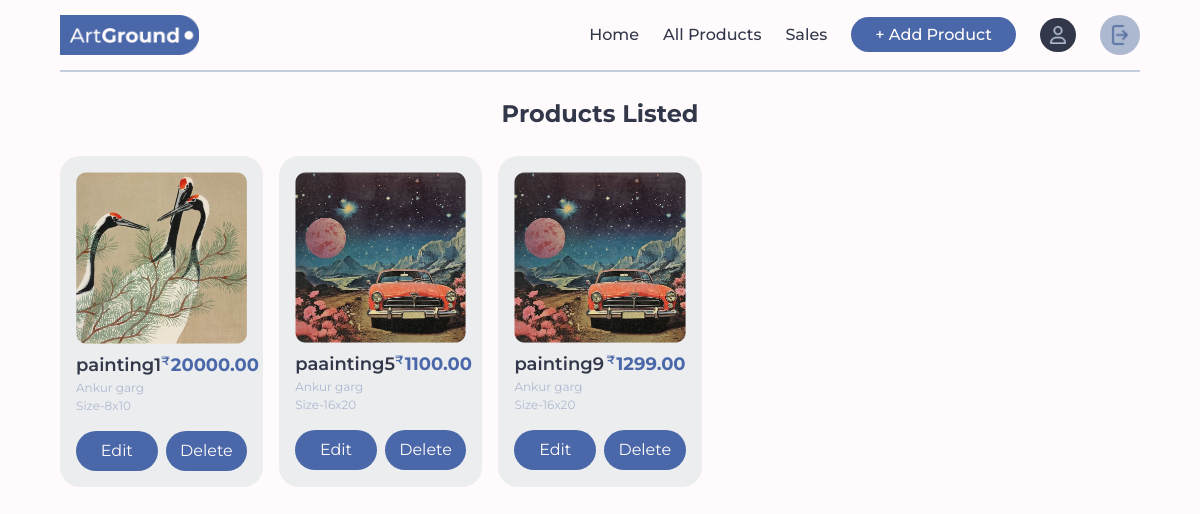
Page /seller/home/allProducts (signed in) on the earlier database version.
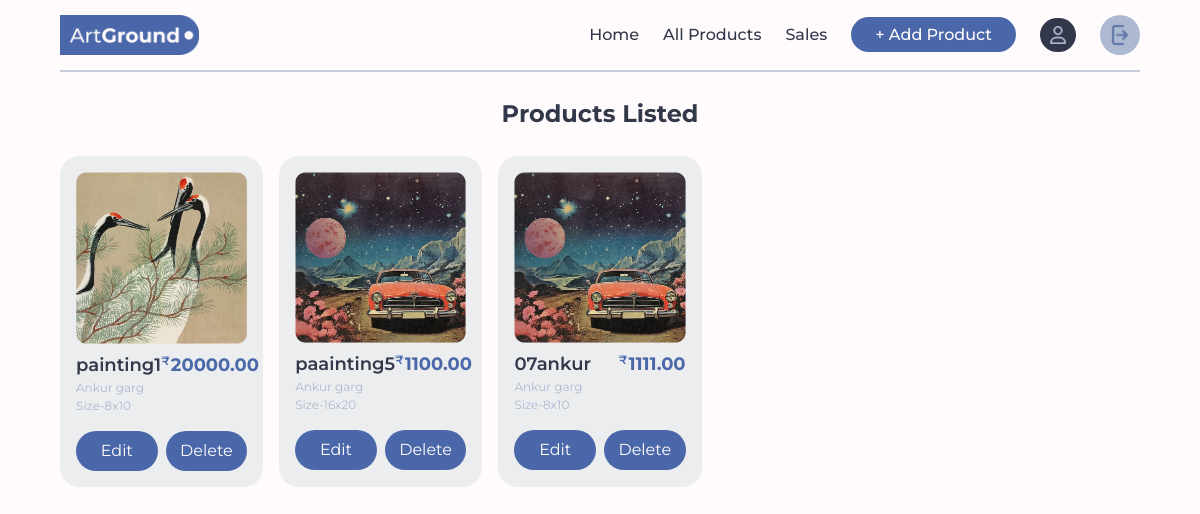
Same page on the later database version.
### Seller/models.py (models this page shows, shortened)
class Product(models.Model):
    CATEGORY_CHOICES = [
        ('oil', 'Oil painting'),
        ('acrylic', 'Acrylic painting'),
        ('water', 'water painting'),
        ('pastel', 'pastel painting'),
        ('spray', 'spray painting'),
        ('other', 'other painting')
    ]
    SIZE_CHOICES = [
        ('4x8', '4 x 8 inches (10.16 x 20.32 cm) - Small'),
        ('8x10', '8 x 10 inches (20.32 x 25.4 cm) - Medium'),
        ('16x20', '16 x 20 inches (40.64 x 50.8 cm) - Large'),
        ('24x30', '24 x 30 inches (60.96 x 76.2 cm) - Large'),
    ]
    product_id = models.CharField(primary_key=True, max_length=10, unique=True, editable=False)
    seller = models.ForeignKey(Seller, on_delete=models.CASCADE)
    name = models.CharField(max_length=255)
    price = models.DecimalField(max_digits=10, decimal_places=2)
    description = models.TextField()
    image = models.ImageField(upload_to='product_images/')
    category = models.CharField(max_length=10, choices=CATEGORY_CHOICES)
    size = models.CharField(max_length=6, choices=SIZE_CHOICES)
    created_at = models.DateTimeField(auto_now_add=True)
    updated_at = models.DateTimeField(auto_now=True)

### Account/models.py (models this page shows)
class Seller(models.Model):
    user = models.OneToOneField(User, on_delete=models.CASCADE, primary_key=True)
    phone_number = models.CharField(max_length=10)
    full_name = models.CharField(max_length=100)
    def __str__(self):
        return self.full_name

### Seller/views.py (the view)
# urls.py: path('home/allProducts', views.allProducts, name='allProducts'),
def allProducts(request):
    products = Product.objects.filter(seller=request.user.seller)
    return render(request, 'sellerProducts.html', {'products': products})

### Seller/templates/sellerProducts.html (shortened to what this page needs)
{% load static %} {% load static tailwind_tags %}
<!DOCTYPE html>
<html lang="en">
<head>
    {% tailwind_css %}
    <link rel="stylesheet" href="{% static 'styles.css' %}" />
</head>
<body class="bg-primary px-[60px] w-[100vw] overflow-x-hidden">
{% include 'sellerNavbar.html' %}
      <h1 class="font-bold text-[24px] text-text border-t-2 border-secondary border-opacity-70 text-center pt-6">Products Listed</h1>
      <div class="grid grid-cols-5 gap-4 my-6 pb-4">
        {% for item in products %}
        <div class="flex flex-col bg-product p-4 rounded-[20px] cursor-pointer">
          <img src="/media/{{item.image}}" alt="" class="" />
          <div class="flex justify-between mt-2">
            <div class="flex flex-col">
              <span class="text-text font-semibold text-[18px]"
                >{{item.name}}</span
              >
                 <span class="text-secondary text-[12px]">{{item.seller}}</span>
                <span class="text-secondary text-[12px]">Size-{{item.size}}</span>
            </div>
            <div class="text-accent font-semibold flex items-top">
              <span class="text-[12px] mr-[1px]">₹</span>
              <span class="text-[18px] font-bold">{{item.price}}</span>
            </div>
          </div>
          <div class="flex gap-2 w-full mt-4">
            <a class="w-full bg-accent rounded-full text-primary py-2 text-center" href="{% url 'editProducts' item.product_id %}">
              Edit
            </a>
              <form class="w-full bg-accent rounded-full text-primary py-2 text-center" action="{% url 'deleteProducts' item.product_id %}" method="POST">
                  <button class="" type="submit">Delete</button>
              </form>
          </div>
        </div>
        {% endfor %}
      </div>
</body>
</html>

### Seller/templates/sellerNavbar.html
{% block navbar %} {% load static %} {% load static tailwind_tags %}
<nav class="bg-primary font-[Montserrat]">
  <div class="flex w-full justify-between items-center h-[70px]">
    <span class="flex justify-center items-center">
      <img src="{% static 'images/logo.png' %}" alt="logo" class="h-10" />
    </span>
    <ul
      class="flex justify-center items-center text-text gap-6 font-medium text-[16px]"
    >
      <li><a href="{% url 'sellerHome' %}">Home</a></li>
      <li><a href="{% url 'allProducts' %}">All Products</a></li>
      <li><a href="">Sales</a></li>
      <li>
        <a class="bg-accent text-primary py-2 px-6 rounded-full" href="{% url 'addProducts' %}"
          >+ Add Product</a
        >
      </li>
      <li
        class="bg-text text-primary py-2 px-[10px] rounded-full flex justify-center items-center"
      >
        <a class="" href=""
          ><img src="{% static 'assets/user-icon.png' %}" alt="" class="w-4"
        /></a>
      </li>
      <li
        class="bg-secondary text-primary p-2 rounded-full flex justify-center items-center"
      >
        <a class="sellerLogout" href="{% url 'logout_seller' %}">
        <img
            src="{% static 'assets/logout-icon.png' %}"
            alt=""
            class="mix-blend-overlay size-6"
        /></a>
      </li>
    </ul>
  </div>
</nav>
{% endblock %}

### static/styles.css (style rules this page uses)
* { box-sizing: border-box; margin: 0; padding: 0; font-family: "Montserrat", sans-serif !important; }
:root { --primary: "#FFFBFC"; --secondary: "#ADB9D1"; --accent: "#4A68A9"; --text: "#32384A"; --product: "#ECEDEF"; }
::placeholder { color: #adb9d1 !important; }

Differences in the rows shown:
removed Product: image (picture), name "painting9", seller "Ankur garg", size "16x20", price "1299.00"
added Product: image (picture), name "07ankur", seller "Ankur garg", size "8x10", price "1111.00"
